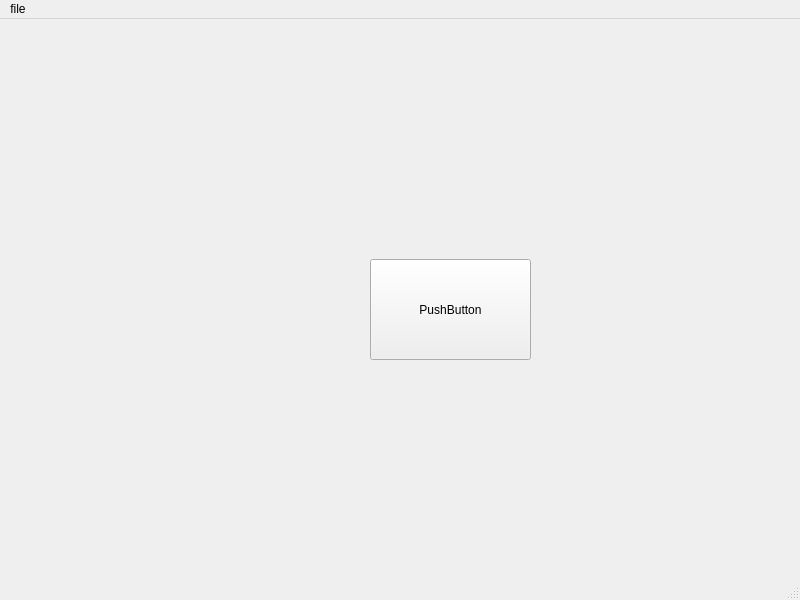
<?xml version="1.0" encoding="UTF-8"?>
<ui version="4.0">
 <class>MainWindow</class>
 <widget class="QMainWindow" name="MainWindow">
  <property name="geometry">
   <rect>
    <x>0</x>
    <y>0</y>
    <width>800</width>
    <height>600</height>
   </rect>
  </property>
  <property name="windowTitle">
   <string>MainWindow</string>
  </property>
  <widget class="QWidget" name="centralwidget">
   <widget class="QPushButton" name="pushButton">
    <property name="geometry">
     <rect>
      <x>370</x>
      <y>240</y>
      <width>161</width>
      <height>101</height>
     </rect>
    </property>
    <property name="text">
     <string>PushButton</string>
    </property>
   </widget>
  </widget>
  <widget class="QMenuBar" name="menubar">
   <property name="geometry">
    <rect>
     <x>0</x>
     <y>0</y>
     <width>800</width>
     <height>19</height>
    </rect>
   </property>
   <widget class="QMenu" name="menufile">
    <property name="title">
     <string>file</string>
    </property>
    <addaction name="open_action"/>
    <addaction name="save_action"/>
   </widget>
   <addaction name="menufile"/>
  </widget>
  <widget class="QStatusBar" name="statusbar"/>
  <action name="open_action">
   <property name="icon">
    <iconset>
     <normaloff>../../icons/adjustments-bolt.png</normaloff>../../icons/adjustments-bolt.png</iconset>
   </property>
   <property name="text">
    <string>open</string>
   </property>
   <property name="toolTip">
    <string>open file</string>
   </property>
   <property name="menuRole">
    <enum>QAction::NoRole</enum>
   </property>
  </action>
  <action name="save_action">
   <property name="icon">
    <iconset>
     <normaloff>../../icons/icons8-按钮-100.png</normaloff>../../icons/icons8-按钮-100.png</iconset>
   </property>
   <property name="text">
    <string>save</string>
   </property>
   <property name="toolTip">
    <string>save file</string>
   </property>
   <property name="menuRole">
    <enum>QAction::NoRole</enum>
   </property>
  </action>
 </widget>
 <resources/>
 <connections/>
</ui>
